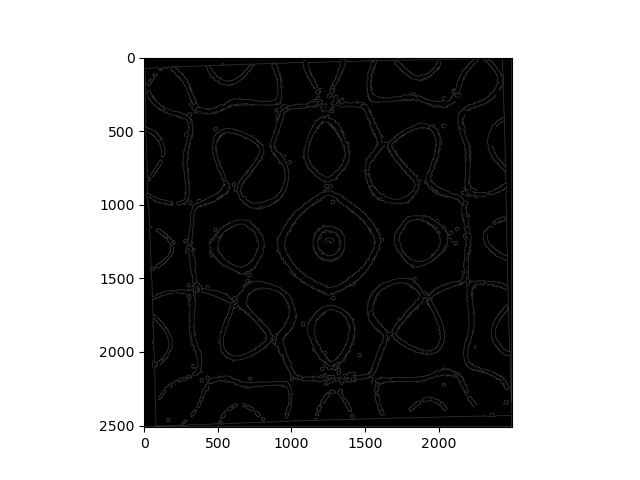
#> input picture playground/test1.png, 640 x 480 px, given in place of Subject.png, which was not available
$ python figure_from_image.py
#> lines starting #> are read from the running program, lines starting #| are printed output that depends on the picture; after the words box and inside, x2 and y2 are one past the last pixel; in counts of white or black regions, pixels touching at a corner belong together; pictures that were not available may be replaced by others from this repository, and a replacement may not be noted
"""
Get figure from image???
"""

from skimage import io
from skimage import color
from skimage import util
from skimage.restoration import denoise_tv_chambolle, estimate_sigma
from skimage.filters import threshold_mean
from skimage.transform import rotate
import numpy as np
import matplotlib.pyplot as plt


def figure_from_image(image_filename):
#> called with image_filename = 'Subject.png'
    raw_image = io.imread(image_filename)
#> raw_image is the input picture: shape (480, 640, 4); mean R, G, B, A 142.8, 142.8, 142.8, 255
    rgb_image = color.rgba2rgb(raw_image)
    gray_image = color.rgb2gray(rgb_image)
    sig_est = estimate_sigma(gray_image)
#> sig_est = 1.14e-33
    print(f'Estimated sigma of {image_filename} = {sig_est}')
#| Estimated sigma of Subject.png = 1.1421552032939546e-33
    # [4 lines of commented-out code are left out]
    thres = threshold_mean(gray_image)
#> thres = 0.56
    #binary= denoise > thresh
    binary = gray_image > thres
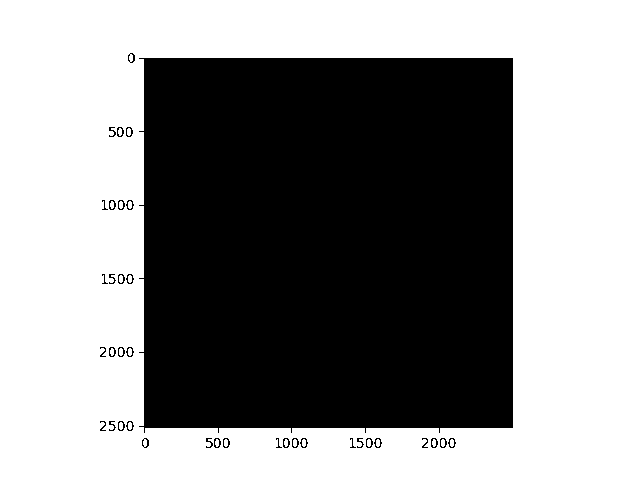
#> binary: shape (480, 640) bool; 55.2% white; 37 black regions (4 under 20 px), largest, box (x1, y1, x2, y2) and area: (139, 58, 513, 433) 136585, (117, 127, 124, 137) 34, (109, 200, 116, 210) 34
    return binary


def slope(x1, x2, y1, y2):
    return (y2 - y1) / (x2 - x1)


def get_angle(image):
    # Get 1st corner (i.e. find first True)
    x_line = []
    y_line = []
    x_len = len(image)
#> x_len = 480
    y_len = len(image[0])
#> y_len = 640
    for x in range(x_len):
        for y in range(y_len):
            if not image[x,y]:
                print(f"First point at (x,y) = {x},{y}")
                x_line.append(x)
                y_line.append(y)
                break
#> after the loop, x_line = 390 values from 53 to 447

    dx = x_line[int(2*x_len/3)] - x_line[int(x_len/3)]
#> dx = 160
#> (the run stopped early here; a loop or call above may not have finished)

$ run again, on playground/CleanedTheo.png
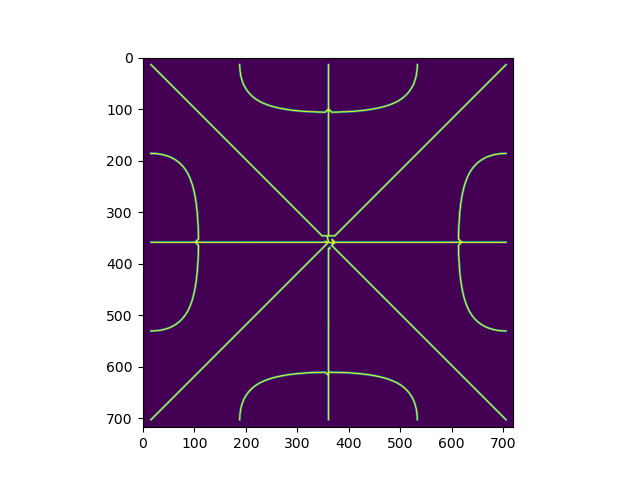
#> input picture playground/CleanedTheo.png, 640 x 480 px, given in place of Subject.png, which was not available
#> in figure_from_image, raw_image is the input picture: shape (480, 640, 4); mean R, G, B, A 170.9, 144.1, 177.3, 255
#> in figure_from_image, `gray_image = color.rgb2gray(rgb_image)`:
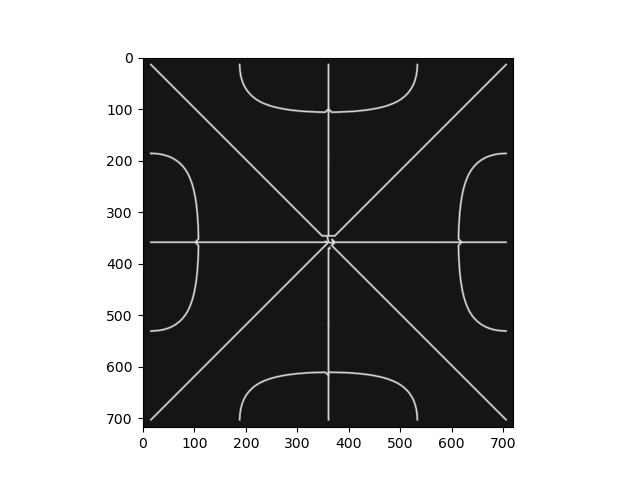
#> gray_image: shape (480, 640) float64; min 0, max 1, mean 0.597
#> sig_est = 1.14e-33
#| Estimated sigma of Subject.png = 1.1421552032939546e-33
#> thres = 0.597
#> in figure_from_image, `binary = gray_image > thres`:
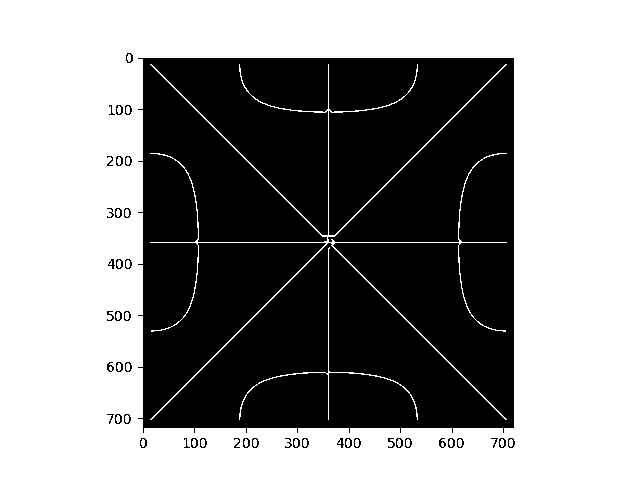
#> binary: shape (480, 640) bool; 55.9% white; 45 black regions (2 under 20 px), largest, box (x1, y1, x2, y2) and area: (138, 58, 514, 433) 134041, (116, 105, 123, 115) 36, (116, 156, 123, 166) 36
#> x_len = 480
#> y_len = 640
#> dx = 160
